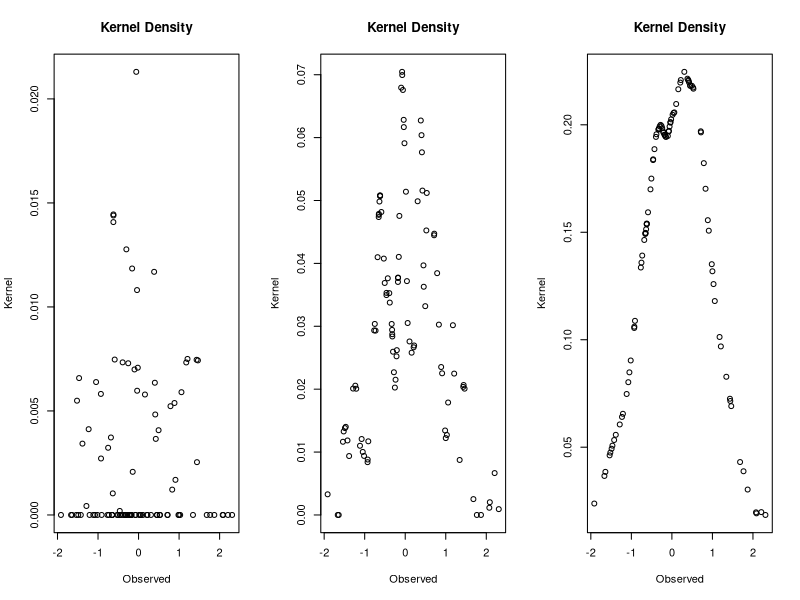
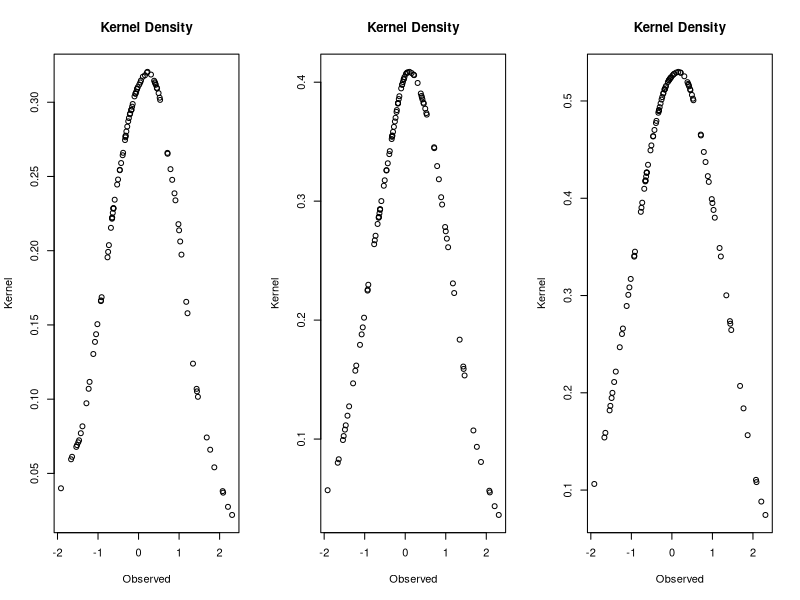

These charts were generated, in order, by the following R code:
## ---- chunk 1
#Epanechnikov kernekl function (P81)
casl_util_kernel_epan <- function(x, h=1) {
  x <- x/h
  ran <- as.numeric(abs(x) <= 1)
  val <- (3/4) * ( 1 - x^2 ) * ran
  val
}

#Kernel density
kern_density <- function(x, h, x_new) {
  sapply(x_new, function(v)
    {
    w <- casl_util_kernel_epan(abs(x-v), h=h)
    density <- mean(w)
    density
    })
}

#Create datasets
N=100
set.seed(1)
x <- rnorm(N)
x_new <- rnorm(N)
bwidths <- c(0.01, 0.1, 0.5, 0.75, 1, 1.5)

#Plot
par(mfrow=c(1, 3))
for (i in bwidths) {
  plot(x_new, kern_density(x=x, h=i, x_new=x_new), xlab='Observed', ylab='Kernel', main='Kernel Density')
}
par(mfrow=c(1, 1))
## ---- chunk 2
require(glmnet)
#Check current KKT conditions for regression vector (P189)
casl_lenet_check_kkt <- function(X, y, b, lambda) {
  resids <- y - X %*% b
  s <- apply(X, 2, function(xj) crossprod(xj, resids)) / lambda / nrow(X)
  #Return a vector indicating where the KKT conditions have been violated by the variables that are currently zero.
  (b == 0) & (abs(s) >= 1)
}

#Lasso_reg_with_screening
lasso_reg_with_screening <- function(X, y, alpha=1){
  model <- cv.glmnet(X, y, alpha=alpha)
  lambda <- model$lambda.1se
  b <- model$glmnet.fit$beta[, model$lambda==model$lambda.1se]
  casl_lenet_check_kkt(X=X, y=y, b=b, lambda=lambda)
}

#Create dataset (P190)
n <- 1000L
p <- 5000L
X <- matrix(rnorm(n * p), ncol = p)
beta <- c(seq(1, 0.1, length.out=(10L)), rep(0, p - 10L))
y <- X %*% beta + rnorm(n = n, sd = 0.15)

#No violation of KKN conditions
lasso_reg_with_screening(X, y)

#With violation of KKN conditions
model <- cv.glmnet(X, y, alpha=1)
lambda <- model$lambda.1se
b <- model$glmnet.fit$beta[, model$lambda==model$lambda.1se]
b[1] <- 0 #Force to violate
head(casl_lenet_check_kkt(X=X, y=y, b=b, lambda=lambda))
